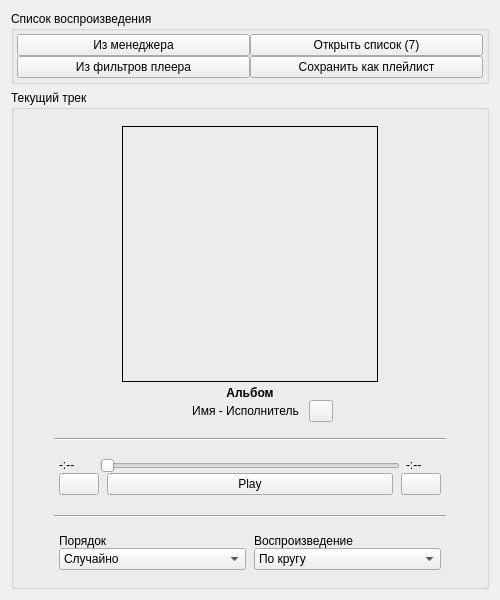
<?xml version="1.0" encoding="UTF-8"?>
<ui version="4.0">
 <class>PlayerPanelWidget</class>
 <widget class="QWidget" name="PlayerPanelWidget">
  <property name="geometry">
   <rect>
    <x>0</x>
    <y>0</y>
    <width>500</width>
    <height>600</height>
   </rect>
  </property>
  <property name="windowTitle">
   <string>Form</string>
  </property>
  <layout class="QVBoxLayout" name="verticalLayout_6">
   <item>
    <layout class="QVBoxLayout" name="mainLayout">
     <item>
      <widget class="QGroupBox" name="listBox">
       <property name="sizePolicy">
        <sizepolicy hsizetype="Preferred" vsizetype="Expanding">
         <horstretch>0</horstretch>
         <verstretch>0</verstretch>
        </sizepolicy>
       </property>
       <property name="title">
        <string>Список воспроизведения</string>
       </property>
       <layout class="QVBoxLayout" name="verticalLayout_8">
        <property name="spacing">
         <number>0</number>
        </property>
        <property name="leftMargin">
         <number>3</number>
        </property>
        <property name="topMargin">
         <number>3</number>
        </property>
        <property name="rightMargin">
         <number>3</number>
        </property>
        <property name="bottomMargin">
         <number>3</number>
        </property>
        <item>
         <layout class="QGridLayout" name="listLayout">
          <item row="0" column="0">
           <widget class="QPushButton" name="fromPanelButton">
            <property name="text">
             <string>Из менеджера</string>
            </property>
            <property name="icon">
             <iconset theme="QIcon::ThemeIcon::MediaEject"/>
            </property>
           </widget>
          </item>
          <item row="1" column="0">
           <widget class="QPushButton" name="fromFilterButton">
            <property name="text">
             <string>Из фильтров плеера</string>
            </property>
            <property name="icon">
             <iconset theme="QIcon::ThemeIcon::MediaEject"/>
            </property>
           </widget>
          </item>
          <item row="1" column="1">
           <widget class="QPushButton" name="cleanListButton">
            <property name="text">
             <string>Сохранить как плейлист</string>
            </property>
           </widget>
          </item>
          <item row="0" column="1">
           <widget class="QPushButton" name="openListButton">
            <property name="text">
             <string>Открыть список (7)</string>
            </property>
           </widget>
          </item>
         </layout>
        </item>
       </layout>
      </widget>
     </item>
     <item>
      <widget class="QGroupBox" name="playerBox">
       <property name="title">
        <string>Текущий трек</string>
       </property>
       <layout class="QHBoxLayout" name="horizontalLayout_4">
        <property name="leftMargin">
         <number>0</number>
        </property>
        <property name="topMargin">
         <number>0</number>
        </property>
        <property name="rightMargin">
         <number>0</number>
        </property>
        <property name="bottomMargin">
         <number>0</number>
        </property>
        <item>
         <spacer name="playerLeftSpacer">
          <property name="orientation">
           <enum>Qt::Orientation::Horizontal</enum>
          </property>
          <property name="sizeType">
           <enum>QSizePolicy::Policy::Maximum</enum>
          </property>
          <property name="sizeHint" stdset="0">
           <size>
            <width>40</width>
            <height>20</height>
           </size>
          </property>
         </spacer>
        </item>
        <item>
         <layout class="QVBoxLayout" name="playerLayout">
          <property name="spacing">
           <number>0</number>
          </property>
          <item>
           <spacer name="playerTopSpacer">
            <property name="orientation">
             <enum>Qt::Orientation::Vertical</enum>
            </property>
            <property name="sizeHint" stdset="0">
             <size>
              <width>20</width>
              <height>40</height>
             </size>
            </property>
           </spacer>
          </item>
          <item>
           <layout class="QVBoxLayout" name="trackInfoLayout">
            <property name="spacing">
             <number>4</number>
            </property>
            <property name="leftMargin">
             <number>5</number>
            </property>
            <property name="rightMargin">
             <number>5</number>
            </property>
            <property name="bottomMargin">
             <number>0</number>
            </property>
            <item>
             <layout class="QHBoxLayout" name="trackCoverLayout">
              <property name="spacing">
               <number>0</number>
              </property>
              <item>
               <spacer name="coverLeftSpacer">
                <property name="orientation">
                 <enum>Qt::Orientation::Horizontal</enum>
                </property>
                <property name="sizeHint" stdset="0">
                 <size>
                  <width>40</width>
                  <height>20</height>
                 </size>
                </property>
               </spacer>
              </item>
              <item>
               <widget class="QLabel" name="trackCoverLabel">
                <property name="minimumSize">
                 <size>
                  <width>256</width>
                  <height>256</height>
                 </size>
                </property>
                <property name="maximumSize">
                 <size>
                  <width>256</width>
                  <height>256</height>
                 </size>
                </property>
                <property name="frameShape">
                 <enum>QFrame::Shape::Panel</enum>
                </property>
                <property name="text">
                 <string/>
                </property>
                <property name="pixmap">
                 <pixmap resource="../../res/res.qrc">:/icon/album_placeholder_x256.png</pixmap>
                </property>
                <property name="scaledContents">
                 <bool>true</bool>
                </property>
               </widget>
              </item>
              <item>
               <spacer name="coverRightSpacer">
                <property name="orientation">
                 <enum>Qt::Orientation::Horizontal</enum>
                </property>
                <property name="sizeHint" stdset="0">
                 <size>
                  <width>40</width>
                  <height>20</height>
                 </size>
                </property>
               </spacer>
              </item>
             </layout>
            </item>
            <item>
             <layout class="QVBoxLayout" name="trackDisplayLayout" stretch="0,0">
              <property name="spacing">
               <number>0</number>
              </property>
              <item>
               <widget class="QLabel" name="trackAlbumLabel">
                <property name="sizePolicy">
                 <sizepolicy hsizetype="Preferred" vsizetype="Fixed">
                  <horstretch>0</horstretch>
                  <verstretch>0</verstretch>
                 </sizepolicy>
                </property>
                <property name="font">
                 <font>
                  <bold>true</bold>
                 </font>
                </property>
                <property name="text">
                 <string>Альбом</string>
                </property>
                <property name="alignment">
                 <set>Qt::AlignmentFlag::AlignCenter</set>
                </property>
               </widget>
              </item>
              <item>
               <layout class="QHBoxLayout" name="trackNameLayout">
                <property name="spacing">
                 <number>10</number>
                </property>
                <property name="leftMargin">
                 <number>24</number>
                </property>
                <property name="topMargin">
                 <number>0</number>
                </property>
                <property name="rightMargin">
                 <number>0</number>
                </property>
                <item>
                 <spacer name="nameLeftSpacer">
                  <property name="orientation">
                   <enum>Qt::Orientation::Horizontal</enum>
                  </property>
                  <property name="sizeHint" stdset="0">
                   <size>
                    <width>40</width>
                    <height>20</height>
                   </size>
                  </property>
                 </spacer>
                </item>
                <item>
                 <widget class="QLabel" name="trackNameLabel">
                  <property name="sizePolicy">
                   <sizepolicy hsizetype="Preferred" vsizetype="Fixed">
                    <horstretch>0</horstretch>
                    <verstretch>0</verstretch>
                   </sizepolicy>
                  </property>
                  <property name="font">
                   <font>
                    <kerning>true</kerning>
                    <hintingpreference>PreferDefaultHinting</hintingpreference>
                   </font>
                  </property>
                  <property name="text">
                   <string>Имя - Исполнитель</string>
                  </property>
                  <property name="alignment">
                   <set>Qt::AlignmentFlag::AlignCenter</set>
                  </property>
                 </widget>
                </item>
                <item>
                 <widget class="QPushButton" name="trackInfoButton">
                  <property name="sizePolicy">
                   <sizepolicy hsizetype="Fixed" vsizetype="Fixed">
                    <horstretch>0</horstretch>
                    <verstretch>0</verstretch>
                   </sizepolicy>
                  </property>
                  <property name="maximumSize">
                   <size>
                    <width>24</width>
                    <height>24</height>
                   </size>
                  </property>
                  <property name="text">
                   <string/>
                  </property>
                  <property name="icon">
                   <iconset theme="QIcon::ThemeIcon::HelpAbout"/>
                  </property>
                 </widget>
                </item>
                <item>
                 <spacer name="nameRightSpacer">
                  <property name="orientation">
                   <enum>Qt::Orientation::Horizontal</enum>
                  </property>
                  <property name="sizeHint" stdset="0">
                   <size>
                    <width>40</width>
                    <height>20</height>
                   </size>
                  </property>
                 </spacer>
                </item>
               </layout>
              </item>
             </layout>
            </item>
           </layout>
          </item>
          <item>
           <spacer name="beforeFirstSpacer">
            <property name="orientation">
             <enum>Qt::Orientation::Vertical</enum>
            </property>
            <property name="sizeHint" stdset="0">
             <size>
              <width>20</width>
              <height>40</height>
             </size>
            </property>
           </spacer>
          </item>
          <item>
           <widget class="Line" name="firstLine">
            <property name="orientation">
             <enum>Qt::Orientation::Horizontal</enum>
            </property>
           </widget>
          </item>
          <item>
           <spacer name="afterFirstSpacer">
            <property name="orientation">
             <enum>Qt::Orientation::Vertical</enum>
            </property>
            <property name="sizeHint" stdset="0">
             <size>
              <width>20</width>
              <height>40</height>
             </size>
            </property>
           </spacer>
          </item>
          <item>
           <layout class="QVBoxLayout" name="controlLayout">
            <property name="spacing">
             <number>0</number>
            </property>
            <property name="leftMargin">
             <number>5</number>
            </property>
            <property name="rightMargin">
             <number>5</number>
            </property>
            <property name="bottomMargin">
             <number>4</number>
            </property>
            <item>
             <layout class="QHBoxLayout" name="horizontalLayout">
              <property name="spacing">
               <number>6</number>
              </property>
              <item>
               <widget class="QLabel" name="currPosLabel">
                <property name="sizePolicy">
                 <sizepolicy hsizetype="Fixed" vsizetype="Fixed">
                  <horstretch>0</horstretch>
                  <verstretch>0</verstretch>
                 </sizepolicy>
                </property>
                <property name="minimumSize">
                 <size>
                  <width>35</width>
                  <height>0</height>
                 </size>
                </property>
                <property name="maximumSize">
                 <size>
                  <width>35</width>
                  <height>16777215</height>
                 </size>
                </property>
                <property name="text">
                 <string>-:--</string>
                </property>
               </widget>
              </item>
              <item>
               <widget class="QSlider" name="currPosSlider">
                <property name="orientation">
                 <enum>Qt::Orientation::Horizontal</enum>
                </property>
               </widget>
              </item>
              <item>
               <widget class="QLabel" name="lastPosLabel">
                <property name="sizePolicy">
                 <sizepolicy hsizetype="Fixed" vsizetype="Fixed">
                  <horstretch>0</horstretch>
                  <verstretch>0</verstretch>
                 </sizepolicy>
                </property>
                <property name="minimumSize">
                 <size>
                  <width>35</width>
                  <height>0</height>
                 </size>
                </property>
                <property name="maximumSize">
                 <size>
                  <width>35</width>
                  <height>16777215</height>
                 </size>
                </property>
                <property name="text">
                 <string>-:--</string>
                </property>
               </widget>
              </item>
             </layout>
            </item>
            <item>
             <layout class="QHBoxLayout" name="controlPlayLayout">
              <property name="spacing">
               <number>8</number>
              </property>
              <item>
               <widget class="QPushButton" name="controlPrevButton">
                <property name="sizePolicy">
                 <sizepolicy hsizetype="Fixed" vsizetype="Fixed">
                  <horstretch>0</horstretch>
                  <verstretch>0</verstretch>
                 </sizepolicy>
                </property>
                <property name="text">
                 <string/>
                </property>
                <property name="icon">
                 <iconset theme="QIcon::ThemeIcon::MediaSkipBackward"/>
                </property>
               </widget>
              </item>
              <item>
               <widget class="QPushButton" name="controlPlayButton">
                <property name="text">
                 <string>Play</string>
                </property>
                <property name="icon">
                 <iconset theme="QIcon::ThemeIcon::MediaPlaybackStart"/>
                </property>
               </widget>
              </item>
              <item>
               <widget class="QPushButton" name="controlNextButton">
                <property name="sizePolicy">
                 <sizepolicy hsizetype="Fixed" vsizetype="Fixed">
                  <horstretch>0</horstretch>
                  <verstretch>0</verstretch>
                 </sizepolicy>
                </property>
                <property name="text">
                 <string/>
                </property>
                <property name="icon">
                 <iconset theme="QIcon::ThemeIcon::MediaSkipForward"/>
                </property>
               </widget>
              </item>
             </layout>
            </item>
           </layout>
          </item>
          <item>
           <spacer name="beforeSecondSpacer">
            <property name="orientation">
             <enum>Qt::Orientation::Vertical</enum>
            </property>
            <property name="sizeHint" stdset="0">
             <size>
              <width>20</width>
              <height>40</height>
             </size>
            </property>
           </spacer>
          </item>
          <item>
           <widget class="Line" name="secondLine">
            <property name="orientation">
             <enum>Qt::Orientation::Horizontal</enum>
            </property>
           </widget>
          </item>
          <item>
           <spacer name="afterSecondSpacer">
            <property name="orientation">
             <enum>Qt::Orientation::Vertical</enum>
            </property>
            <property name="sizeHint" stdset="0">
             <size>
              <width>20</width>
              <height>40</height>
             </size>
            </property>
           </spacer>
          </item>
          <item>
           <layout class="QGridLayout" name="paramLayout" rowstretch="0,0" rowminimumheight="0,0">
            <property name="sizeConstraint">
             <enum>QLayout::SizeConstraint::SetDefaultConstraint</enum>
            </property>
            <property name="leftMargin">
             <number>5</number>
            </property>
            <property name="rightMargin">
             <number>5</number>
            </property>
            <property name="horizontalSpacing">
             <number>8</number>
            </property>
            <property name="verticalSpacing">
             <number>0</number>
            </property>
            <item row="1" column="0">
             <widget class="QComboBox" name="paramOrderComboBox">
              <item>
               <property name="text">
                <string>Случайно</string>
               </property>
               <property name="icon">
                <iconset theme="QIcon::ThemeIcon::MediaPlaylistShuffle"/>
               </property>
              </item>
              <item>
               <property name="text">
                <string>Умно</string>
               </property>
               <property name="icon">
                <iconset theme="QIcon::ThemeIcon::MultimediaPlayer"/>
               </property>
              </item>
              <item>
               <property name="text">
                <string>Подряд</string>
               </property>
               <property name="icon">
                <iconset theme="QIcon::ThemeIcon::MediaSeekForward"/>
               </property>
              </item>
             </widget>
            </item>
            <item row="0" column="1">
             <widget class="QLabel" name="paramPlayLabel">
              <property name="sizePolicy">
               <sizepolicy hsizetype="Preferred" vsizetype="Fixed">
                <horstretch>0</horstretch>
                <verstretch>0</verstretch>
               </sizepolicy>
              </property>
              <property name="text">
               <string>Воспроизведение</string>
              </property>
             </widget>
            </item>
            <item row="0" column="0">
             <widget class="QLabel" name="paramOrderLabel">
              <property name="sizePolicy">
               <sizepolicy hsizetype="Preferred" vsizetype="Fixed">
                <horstretch>0</horstretch>
                <verstretch>0</verstretch>
               </sizepolicy>
              </property>
              <property name="text">
               <string>Порядок</string>
              </property>
             </widget>
            </item>
            <item row="1" column="1">
             <widget class="QComboBox" name="paramPlayComboBox">
              <item>
               <property name="text">
                <string>По кругу</string>
               </property>
               <property name="icon">
                <iconset theme="QIcon::ThemeIcon::MediaPlaylistRepeat"/>
               </property>
              </item>
              <item>
               <property name="text">
                <string>Один файл</string>
               </property>
               <property name="icon">
                <iconset theme="QIcon::ThemeIcon::MailAttachment"/>
               </property>
              </item>
              <item>
               <property name="text">
                <string>До конца</string>
               </property>
               <property name="icon">
                <iconset theme="QIcon::ThemeIcon::ProcessStop"/>
               </property>
              </item>
             </widget>
            </item>
           </layout>
          </item>
          <item>
           <spacer name="playerBottomSpacer">
            <property name="orientation">
             <enum>Qt::Orientation::Vertical</enum>
            </property>
            <property name="sizeHint" stdset="0">
             <size>
              <width>20</width>
              <height>40</height>
             </size>
            </property>
           </spacer>
          </item>
         </layout>
        </item>
        <item>
         <spacer name="playerRightSpacer">
          <property name="orientation">
           <enum>Qt::Orientation::Horizontal</enum>
          </property>
          <property name="sizeType">
           <enum>QSizePolicy::Policy::Maximum</enum>
          </property>
          <property name="sizeHint" stdset="0">
           <size>
            <width>40</width>
            <height>20</height>
           </size>
          </property>
         </spacer>
        </item>
       </layout>
      </widget>
     </item>
    </layout>
   </item>
  </layout>
 </widget>
 <resources>
  <include location="../../res/res.qrc"/>
 </resources>
 <connections/>
</ui>
